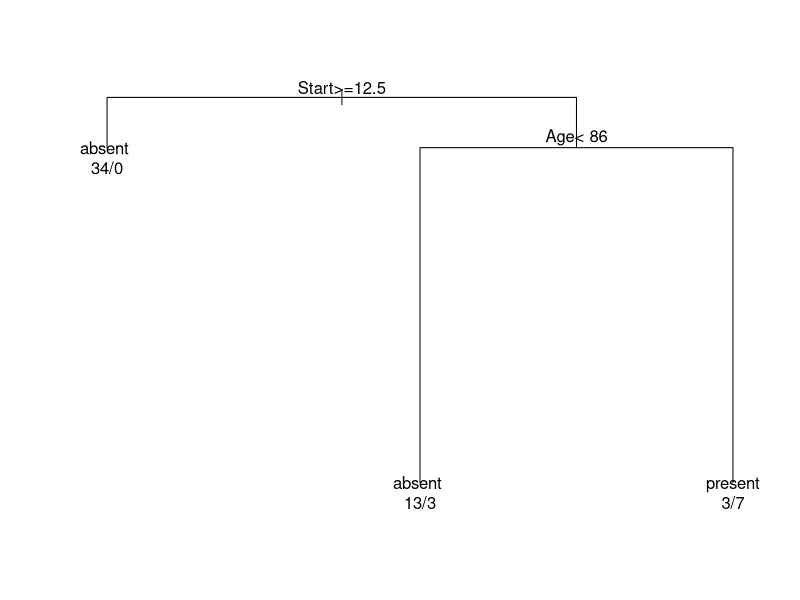

The R source for this figure:
## ---- chunk 1
knitr::opts_chunk$set(echo = TRUE)
## ---- chunk 2
	library(gam)
  library(rpart)
set.seed<-100
K <- 100
n.train <- 60
n.val <- length(kyphosis$Kyphosis)
n.test <- n.val - n.train
inds.train <- sample(1:n.val,n.train)
inds.test <- setdiff(1:n.val,inds.train)

kyphosis.train <- kyphosis[inds.train,]
kyphosis.test <- kyphosis[inds.test,]
out.list <- list(K)
out.vals <- mat.or.vec(n.test,K)
base.fit <- rpart(Kyphosis ~ Age + Number + Start, 
  data=kyphosis.train,parms=list(split='information'))
par( xpd = NA)
plot(base.fit)
text(base.fit, use.n = TRUE)
out.vals.base <- predict(base.fit,kyphosis.test,type="class")
print(out.vals.base)
table(kyphosis.test[,1],out.vals.base)
## ---- chunk 3
#install.packages("randomForest")
library(randomForest)
tree.rf <- randomForest(Kyphosis ~ Age + Number + Start,data=kyphosis.train)
out.rf <- predict(tree.rf,kyphosis.test)
print(out.rf)
table(kyphosis.test[,1],out.rf)
